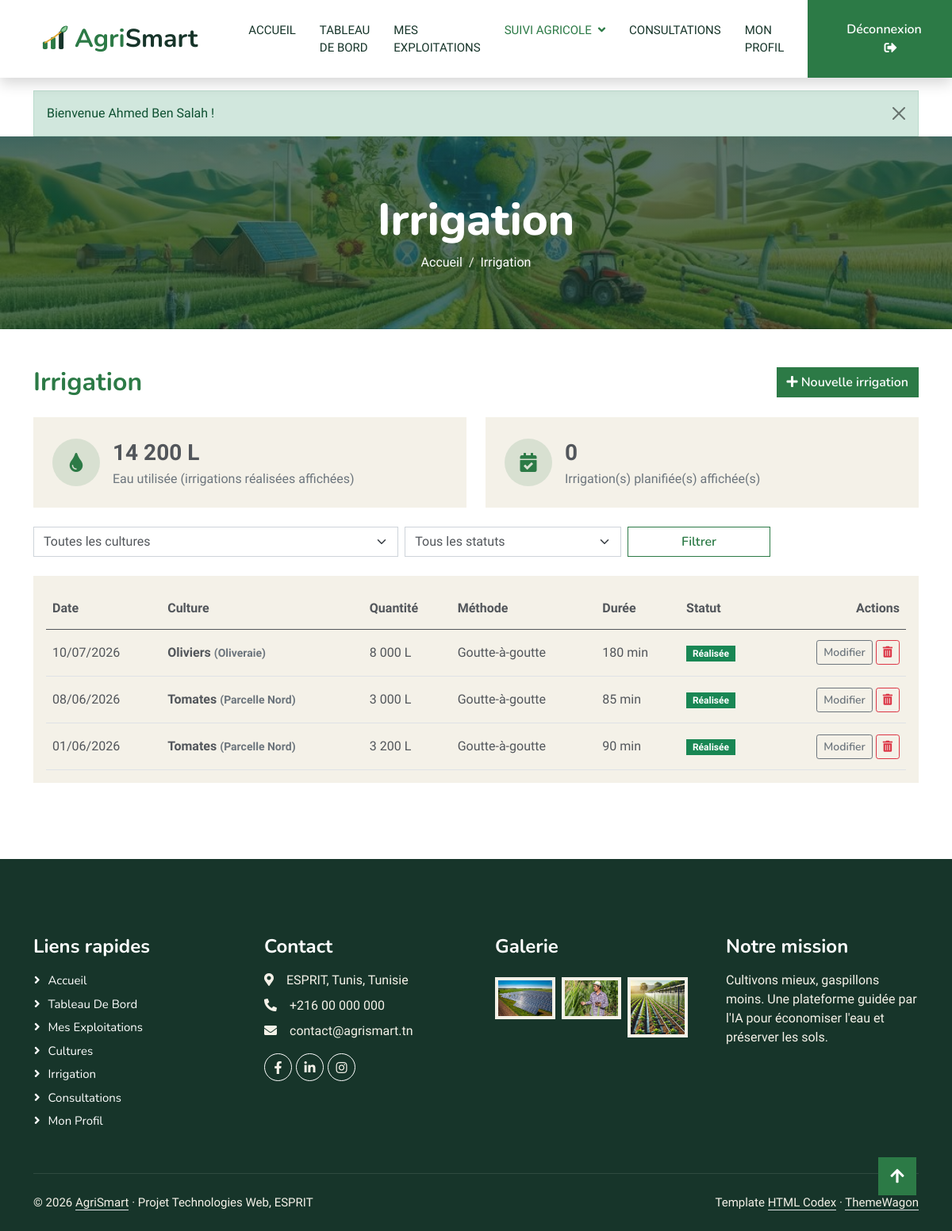
The app's page /frontoffice/index.php?page=irrigations (signed in) with its own data.
### tables this page shows
CREATE TABLE IF NOT EXISTS irrigation (
    id              INT AUTO_INCREMENT PRIMARY KEY,
    culture_id      INT NOT NULL,
    date_irrigation DATE NOT NULL,
    quantite_eau    DECIMAL(10,2) NOT NULL,                 
    methode         ENUM('Goutte-à-goutte','Aspersion','Gravitaire','Manuelle') NOT NULL,
    duree           INT NOT NULL,                           
    statut          ENUM('planifiee','realisee') NOT NULL DEFAULT 'planifiee',
    INDEX idx_irrigation_date (date_irrigation),
    CONSTRAINT fk_irrigation_culture FOREIGN KEY (culture_id) REFERENCES culture(id) ON DELETE CASCADE
);

CREATE TABLE IF NOT EXISTS culture (
    id           INT AUTO_INCREMENT PRIMARY KEY,
    parcelle_id  INT NOT NULL,
    nom          VARCHAR(100) NOT NULL,
    date_semis   DATE NOT NULL,
    date_recolte DATE NULL,
    created_at   TIMESTAMP DEFAULT CURRENT_TIMESTAMP,
    CONSTRAINT fk_culture_parcelle FOREIGN KEY (parcelle_id) REFERENCES parcelle(id) ON DELETE CASCADE
);

CREATE TABLE parcelle (
    id               INT AUTO_INCREMENT PRIMARY KEY,
    exploitation_id  INT NOT NULL,
    nom              VARCHAR(100) NOT NULL,
    surface          DECIMAL(8,2) NOT NULL,                  
    type_sol         ENUM('Argileux','Sablonneux','Limoneux','Calcaire') NOT NULL,
    CONSTRAINT fk_parcelle_exploitation FOREIGN KEY (exploitation_id) REFERENCES exploitation(id) ON DELETE CASCADE
);

### frontoffice/controllers/Controller.php (called while the page is built, shortened)
<?php
abstract class Controller
{
    protected function render(string $view, array $data = []): void
    {
        extract($data, EXTR_SKIP);
        require __DIR__ . '/../views/' . $view . '.php';
    }
}

### frontoffice/controllers/IrrigationController.php (called while the page is built, shortened)
<?php
require_once __DIR__ . '/../../config/database.php';
class IrrigationController extends Controller
{
    private PDO $db;
    public function __construct()
    {
        $this->db = Database::getConnexion();
    }
    public function index(): void
    {
        $user = $this->requireLogin();
        $cultureId = (int) ($_GET['culture'] ?? 0);
        $where = 'WHERE e.agriculteur_id = :a';
        $params = ['a' => $user->getId()];
        $stmt = $this->db->prepare($this->select() . $where . ' ORDER BY i.date_irrigation DESC, i.id DESC');
        $stmt->execute($params);
        $irrigations = array_map(fn(array $r) => Irrigation::fromArray($r), $stmt->fetchAll());
        $eauRealisee = 0.0;
        $nbPlanifiees = 0;
        foreach ($irrigations as $i) {
            if ($i->isRealisee()) {
                $eauRealisee += $i->getQuantiteEau();
            } else {
                $nbPlanifiees++;
            }
        }
        $this->render('irrigations', compact('irrigations', 'cultures', 'cultureId', 'statut', 'eauRealisee', 'nbPlanifiees'));
    }
    private function select(): string
    {
        return 'SELECT i.*, c.nom AS culture_nom, p.nom AS parcelle_nom
                FROM irrigation i
                JOIN culture c ON c.id = i.culture_id
                JOIN parcelle p ON p.id = c.parcelle_id
                JOIN exploitation e ON e.id = p.exploitation_id ';
    }
}

### frontoffice/index.php (called while the page is built, shortened)
<?php
require_once __DIR__ . '/../core/helpers.php';
require_once __DIR__ . '/helpers.php';
require_once __DIR__ . '/controllers/Controller.php';
$routes = [
    'home'              => ['HomeController',         'index'],
    'login'             => ['AuthController',         'login'],
    'register'          => ['AuthController',         'register'],
    'logout'            => ['AuthController',         'logout'],
    'dashboard'         => ['DashboardController',    'index'],
    'profile'           => ['ProfileController',      'index'],
    'profile-password'  => ['ProfileController',      'password'],
    'profile-delete'    => ['ProfileController',      'delete'],
    'exploitations'     => ['ExploitationController', 'index'],
    'exploitation-form' => ['ExploitationController', 'form'],
    'exploitation-delete' => ['ExploitationController', 'delete'],
    'parcelles'         => ['ParcelleController',     'index'],
    'parcelle-form'     => ['ParcelleController',     'form'],
    'parcelle-delete'   => ['ParcelleController',     'delete'],
    'consultations'       => ['ConsultationController', 'index'],
    'consultation'        => ['ConsultationController', 'show'],
    'consultation-form'   => ['ConsultationController', 'form'],
    'consultation-delete' => ['ConsultationController', 'delete'],
    'consultation-close'  => ['ConsultationController', 'close'],
    'consultation-take'   => ['ConsultationController', 'take'],
    'conseil-form'        => ['ConseilController',       'form'],
    'conseil-delete'      => ['ConseilController',       'delete'],
    'cultures'            => ['CultureController',     'index'],
    'culture-form'        => ['CultureController',     'form'],
    'culture-delete'      => ['CultureController',     'delete'],
    'irrigations'         => ['IrrigationController',  'index'],
    'irrigation-form'     => ['IrrigationController',  'form'],
    'irrigation-done'     => ['IrrigationController',  'done'],
    'irrigation-delete'   => ['IrrigationController',  'delete'],
];
$page = (string) ($_GET['page'] ?? 'home');
[$class, $method] = $routes[$page];
(new $class())->$method();

### core/helpers.php (called while the page is built, shortened)
<?php
function e($v): string
{
    return htmlspecialchars((string) $v, ENT_QUOTES, 'UTF-8');
}
function url(string $page, array $params = []): string
{
    return 'index.php?' . http_build_query(['page' => $page] + $params);
}

### config/config.php (called while the page is built, shortened)
<?php
$config = [
    'db' => [
        'host'    => 'localhost',
        'port'    => 3306,
        'name'    => 'agrismart',
        'user'    => 'root',
        'pass'    => '',
        'charset' => 'utf8mb4',
    ],
    'debug'            => false,
    'session_lifetime' => 1800,
    'max_login_tries'  => 5,
    'lockout_minutes'  => 5,
];
$local = __DIR__ . '/config.local.php';
return $config;

### config/database.php (called while the page is built, shortened)
<?php
class Database
{
    private static ?PDO $pdo = null;
    public static function getConnexion(): PDO
    {
        if (self::$pdo === null) {
            $config = require __DIR__ . '/config.php';
            $db = $config['db'];
            $dsn = sprintf('mysql:host=%s;port=%d;dbname=%s;charset=%s', $db['host'], $db['port'], $db['name'], $db['charset']);
            try {
                self::$pdo = new PDO($dsn, $db['user'], $db['pass'], [
                    PDO::ATTR_ERRMODE            => PDO::ERRMODE_EXCEPTION,
                    PDO::ATTR_DEFAULT_FETCH_MODE => PDO::FETCH_ASSOC,
                    PDO::ATTR_EMULATE_PREPARES   => false,
                ]);
            } catch (PDOException $e) {
                error_log('AgriSmart DB: ' . $e->getMessage());
                http_response_code(500);
                die(!empty($config['debug'])
                    ? 'Erreur base de données : ' . htmlspecialchars($e->getMessage(), ENT_QUOTES, 'UTF-8')
                    : 'Service temporairement indisponible (connexion à la base de données impossible).');
            }
        }
        return self::$pdo;
    }
}

### models/Irrigation.php (called while the page is built, shortened)
<?php
class Irrigation
{
    private int $id = 0;
    private string $date = '';
    private float $quantiteEau = 0.0;
    private string $methode = '';
    private int $duree = 0;
    private string $statut = self::STATUT_PLANIFIEE;
    private string $cultureNom = '';
    private string $parcelleNom = '';
    public function getId(): int { return $this->id; }
    public function getDate(): string { return $this->date; }
    public function getQuantiteEau(): float { return $this->quantiteEau; }
    public function getMethode(): string { return $this->methode; }
    public function getDuree(): int { return $this->duree; }
    public function getStatut(): string { return $this->statut; }
    public function getCultureNom(): string { return $this->cultureNom; }
    public function getParcelleNom(): string { return $this->parcelleNom; }
    public function isRealisee(): bool { return $this->statut === self::STATUT_REALISEE; }
    public function setId(int $v): void { $this->id = $v; }
    public function setDate(string $v): void { $this->date = $v; }
    public function setQuantiteEau(float $v): void { $this->quantiteEau = $v; }
    public function setMethode(string $v): void { $this->methode = $v; }
    public function setDuree(int $v): void { $this->duree = $v; }
    public function setStatut(string $v): void { $this->statut = $v; }
    public function setCultureNom(string $v): void { $this->cultureNom = $v; }
    public function setParcelleNom(string $v): void { $this->parcelleNom = $v; }
    public static function fromArray(array $r): self
    {
        $i = new self();
        $i->setId((int) ($r['id'] ?? 0));
        $i->setCultureId((int) ($r['culture_id'] ?? 0));
        $i->setDate((string) ($r['date_irrigation'] ?? ''));
        $i->setQuantiteEau((float) ($r['quantite_eau'] ?? 0));
        $i->setMethode((string) ($r['methode'] ?? ''));
        $i->setDuree((int) ($r['duree'] ?? 0));
        $i->setStatut((string) ($r['statut'] ?? self::STATUT_PLANIFIEE));
        $i->setCultureNom((string) ($r['culture_nom'] ?? ''));
        $i->setParcelleNom((string) ($r['parcelle_nom'] ?? ''));
        return $i;
    }
}

### frontoffice/helpers.php (called while the page is built, shortened)
<?php
function fmtDate(?string $s): string
{
    $t = strtotime($s);
    return $t ? date('d/m/Y', $t) : '—';
}
function fmtLitres(float $l): string
{
    return number_format($l, ($l == floor($l)) ? 0 : 1, ',', ' ') . ' L';
}

### frontoffice/views/irrigations.php (the view, shortened to what this page needs)
<!DOCTYPE html>
<html lang="fr">
<head>
    <?php require_once __DIR__ . '/includes/head.php'; ?>
</head>
<body>
<?php require_once __DIR__ . '/includes/navbar.php'; ?>
<?php require_once __DIR__ . '/includes/page-header.php'; ?>
<section class="container pb-5">
    <div class="d-flex flex-wrap justify-content-between align-items-center mb-4 gap-2">
        <h2 class="text-primary mb-0">Irrigation</h2>
        <a href="<?= url('irrigation-form', $cultureId ? ['culture' => $cultureId] : []) ?>" class="btn btn-primary"><i class="fa fa-plus"></i> Nouvelle irrigation</a>
    </div>
    <div class="row g-4 mb-4">
        <div class="col-md-6">
            <div class="bg-light stat-card p-4 d-flex align-items-center h-100">
                <div class="stat-icon me-3"><i class="fa fa-tint"></i></div>
                <div><div class="fs-3 fw-bold"><?= e(fmtLitres($eauRealisee)) ?></div><div class="text-muted">Eau utilisée (irrigations réalisées affichées)</div></div>
            </div>
        </div>
        <div class="col-md-6">
            <div class="bg-light stat-card p-4 d-flex align-items-center h-100">
                <div class="stat-icon me-3"><i class="fa fa-calendar-check"></i></div>
                <div><div class="fs-3 fw-bold"><?= (int) $nbPlanifiees ?></div><div class="text-muted">Irrigation(s) planifiée(s) affichée(s)</div></div>
            </div>
        </div>
    </div>
    <form method="get" action="index.php" class="row g-2 mb-4">
        <div class="col-md-5">
            <select name="culture" class="form-select" aria-label="Filtrer par culture">
                <option value="0">Toutes les cultures</option>
            </select>
        </div>
        <div class="col-md-3">
            <select name="statut" class="form-select" aria-label="Filtrer par statut">
                <option value="">Tous les statuts</option>
            </select>
        </div>
        <div class="col-md-2 d-grid"><button class="btn btn-outline-primary" type="submit">Filtrer</button></div>
    </form>
    <?php if (!$irrigations): ?>
        <div class="alert alert-info">Aucune irrigation enregistrée<?= ($cultureId || $statut) ? ' avec ces filtres' : '' ?>.</div>
    <?php else: ?>
        <div class="bg-light p-3">
            <div class="table-responsive">
                <table class="table align-middle mb-0">
                    <thead><tr><th>Date</th><th>Culture</th><th>Quantité</th><th>Méthode</th><th>Durée</th><th>Statut</th><th class="text-end">Actions</th></tr></thead>
                    <tbody>
                    <?php foreach ($irrigations as $i): ?>
                        <tr>
                            <td><?= e(fmtDate($i->getDate())) ?></td>
                            <td class="fw-semi-bold"><?= e($i->getCultureNom()) ?> <small class="text-muted">(<?= e($i->getParcelleNom()) ?>)</small></td>
                            <td><?= e(fmtLitres($i->getQuantiteEau())) ?></td>
                            <td><?= e($i->getMethode()) ?></td>
                            <td><?= $i->getDuree() ?> min</td>
                            <td><span class="badge <?= $i->isRealisee() ? 'bg-success' : 'bg-warning text-dark' ?>"><?= e(Irrigation::LIBELLES[$i->getStatut()] ?? $i->getStatut()) ?></span></td>
                            <td class="text-end text-nowrap">
                                <a href="<?= url('irrigation-form', ['id' => $i->getId()]) ?>" class="btn btn-sm btn-outline-secondary">Modifier</a>
                                <form method="post" action="<?= url('irrigation-delete') ?>" class="d-inline js-confirm" data-confirm="Supprimer cette irrigation ?">
                                    <button type="submit" class="btn btn-sm btn-outline-danger"><i class="fa fa-trash-alt"></i></button>
                                </form>
                            </td>
                        </tr>
                    <?php endforeach; ?>
                    </tbody>
                </table>
            </div>
        </div>
    <?php endif; ?>
</section>
<?php require_once __DIR__ . '/includes/footer.php'; ?>
</body>
</html>

### frontoffice/css/style.css (style rules this page uses)
:root { --primary: #2C7A46; --light: #F4F1E8; --dark: #17352A; }
.fw-semi-bold { font-weight: 700 !important; }
.btn { font-family: 'Nunito', sans-serif; font-weight: 600; transition: .5s; }
.btn.btn-primary, .btn.btn-secondary { color: #FFFFFF; }

### frontoffice/css/agrismart.css (style rules this page uses)
:root { --as-ochre: #E3A72F; }
.btn.btn-primary, .btn.btn-outline-primary:hover { color: #fff; }
.stat-card .stat-icon { width: 60px; height: 60px; border-radius: 50%; display: flex; align-items: center; justify-content: center; background: rgba(44, 122, 70, .14); color: var(--primary); font-size: 1.5rem; flex-shrink: 0; }
.bg-light .table { --bs-table-bg: transparent; margin-bottom: 0; }
.bg-light .table > :not(caption) > * > * { padding-top: .85rem; padding-bottom: .85rem; }
td form.d-inline { display: inline-block; }

### records on screen
irrigation: date_irrigation "10/07/2026", culture.nom "Oliviers", parcelle.nom "Oliveraie", quantite_eau "8 000 L", methode "Goutte-à-goutte", duree "180", statut "Réalisée"
irrigation: date_irrigation "08/06/2026", culture.nom "Tomates", parcelle.nom "Parcelle Nord", quantite_eau "3 000 L", methode "Goutte-à-goutte", duree "85", statut "Réalisée"
irrigation: date_irrigation "01/06/2026", culture.nom "Tomates", parcelle.nom "Parcelle Nord", quantite_eau "3 200 L", methode "Goutte-à-goutte", duree "90", statut "Réalisée"

### other values on screen
$flash['msg'] "Bienvenue Ahmed Ben Salah !"
$pageTitle "Irrigation"
fmtLitres($eauRealisee) "14 200 L"
$nbPlanifiees "0"
